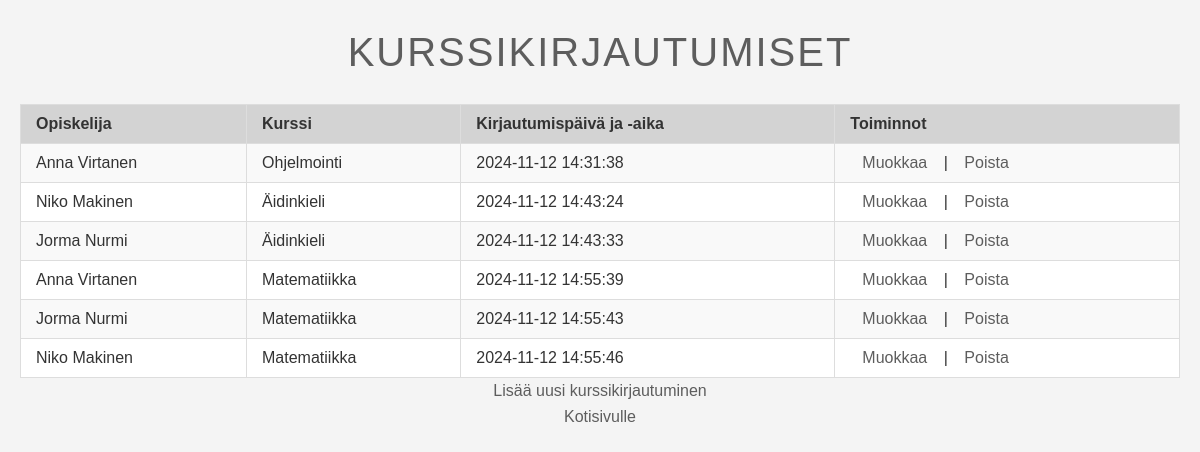
Page /kurssikirjautumiset.php on the committed database.
### tables this page shows
CREATE TABLE `kurssikirjautumiset` (
  `tunnus` int(11) NOT NULL,
  `opiskelija_id` int(11) DEFAULT NULL,
  `kurssi_id` int(11) DEFAULT NULL,
  `kirjautumispaiva` datetime DEFAULT current_timestamp()
);

CREATE TABLE `opiskelijat` (
  `opiskelijanumero` int(11) NOT NULL,
  `etunimi` varchar(50) NOT NULL,
  `sukunimi` varchar(50) NOT NULL,
  `syntymapaiva` date DEFAULT NULL,
  `vuosikurssi` int(11) DEFAULT NULL CHECK (`vuosikurssi` between 1 and 3)
);

CREATE TABLE `kurssit` (
  `tunnus` int(11) NOT NULL,
  `nimi` varchar(100) NOT NULL,
  `kuvaus` text DEFAULT NULL,
  `alkupaiva` date DEFAULT NULL,
  `loppupaiva` date DEFAULT NULL,
  `opettaja_id` int(11) DEFAULT NULL,
  `tila_id` int(11) DEFAULT NULL
);

### kurssikirjautumiset.php (the view, shortened to what this page needs)
<?php include 'config.php'; ?>
<!DOCTYPE html>
<html lang="fi">
<head>
</head>
<body>
    <h1>Kurssikirjautumiset</h1>
    <table>
        <tr>
            <th>Opiskelija</th>
            <th>Kurssi</th>
            <th>Kirjautumispäivä ja -aika</th>
            <th>Toiminnot</th>
        </tr>
        <?php
        $stmt = $conn->prepare("SELECT Kurssikirjautumiset.tunnus, Kurssikirjautumiset.kirjautumispaiva, Opiskelijat.etunimi AS opiskelija_etunimi, Opiskelijat.sukunimi AS opiskelija_sukunimi, Kurssit.nimi AS kurssi_nimi
                                FROM Kurssikirjautumiset
                                LEFT JOIN Opiskelijat ON Kurssikirjautumiset.opiskelija_id = Opiskelijat.opiskelijanumero
                                LEFT JOIN Kurssit ON Kurssikirjautumiset.kurssi_id = Kurssit.tunnus");
        $stmt->execute();
        $kirjautumiset = $stmt->fetchAll();
        foreach ($kirjautumiset as $kirjautuminen) {
            echo "<tr>
                    <td>{$kirjautuminen['opiskelija_etunimi']} {$kirjautuminen['opiskelija_sukunimi']}</td>
                    <td>{$kirjautuminen['kurssi_nimi']}</td>
                    <td>{$kirjautuminen['kirjautumispaiva']}</td>
                    <td>
                        <a href='edit_kirjautuminen.php?id={$kirjautuminen['tunnus']}'>Muokkaa</a> |
                        <a href='delete_kirjautuminen.php?id={$kirjautuminen['tunnus']}' onclick=\"return confirm('Oletko varma, että haluat poistaa tämän kirjautumisen?');\">Poista</a>
                    </td>
                  </tr>";
        }
        ?>
    </table>
    <a href="add_kirjautuminen.php">Lisää uusi kurssikirjautuminen</a>
    <br>
    <a href="index.php">Kotisivulle</a>
</body>
</html>

### config.php (shortened to what this page needs)
<?php
echo '<link rel="stylesheet" href="style.css">';
?>

### style.css (style rules this page uses)
* { margin: 0; padding: 0; box-sizing: border-box; text-align: center; list-style-type: none; }
body { font-family: Arial, sans-serif; line-height: 1.6; background-color: #f4f4f4; color: #333; padding: 20px; }
h1 { text-align: center; margin-bottom: 20px; color: #5d5d5d; font-size: 2.5rem; text-transform: uppercase; font-weight: normal; letter-spacing: 2px; }
table { width: 100%; border-collapse: collapse; margin-top: 20px; background-color: #fff; border: 1px solid #ddd; font-size: 1rem; }
table th, table td { padding: 10px 15px; text-align: left; border: 1px solid #ddd; }
table th { background-color: #d3d3d3; color: #333; }
table tr:nth-child(even) { background-color: #f9f9f9; }
a { color: #5d5d5d; text-decoration: none; padding: 8px 12px; border-radius: 4px; transition: background-color 0.3s ease, color 0.3s ease; }

### rows in the picture
kurssikirjautumiset: opiskelija.etunimi "Anna", opiskelija.sukunimi "Virtanen", kurssi.nimi "Ohjelmointi", kirjautumispaiva "2024-11-12 14:31:38"
kurssikirjautumiset: opiskelija.etunimi "Niko", opiskelija.sukunimi "Makinen", kurssi.nimi "Äidinkieli", kirjautumispaiva "2024-11-12 14:43:24"
kurssikirjautumiset: opiskelija.etunimi "Jorma", opiskelija.sukunimi "Nurmi", kurssi.nimi "Äidinkieli", kirjautumispaiva "2024-11-12 14:43:33"
kurssikirjautumiset: opiskelija.etunimi "Anna", opiskelija.sukunimi "Virtanen", kurssi.nimi "Matematiikka", kirjautumispaiva "2024-11-12 14:55:39"
kurssikirjautumiset: opiskelija.etunimi "Jorma", opiskelija.sukunimi "Nurmi", kurssi.nimi "Matematiikka", kirjautumispaiva "2024-11-12 14:55:43"
kurssikirjautumiset: opiskelija.etunimi "Niko", opiskelija.sukunimi "Makinen", kurssi.nimi "Matematiikka", kirjautumispaiva "2024-11-12 14:55:46"
